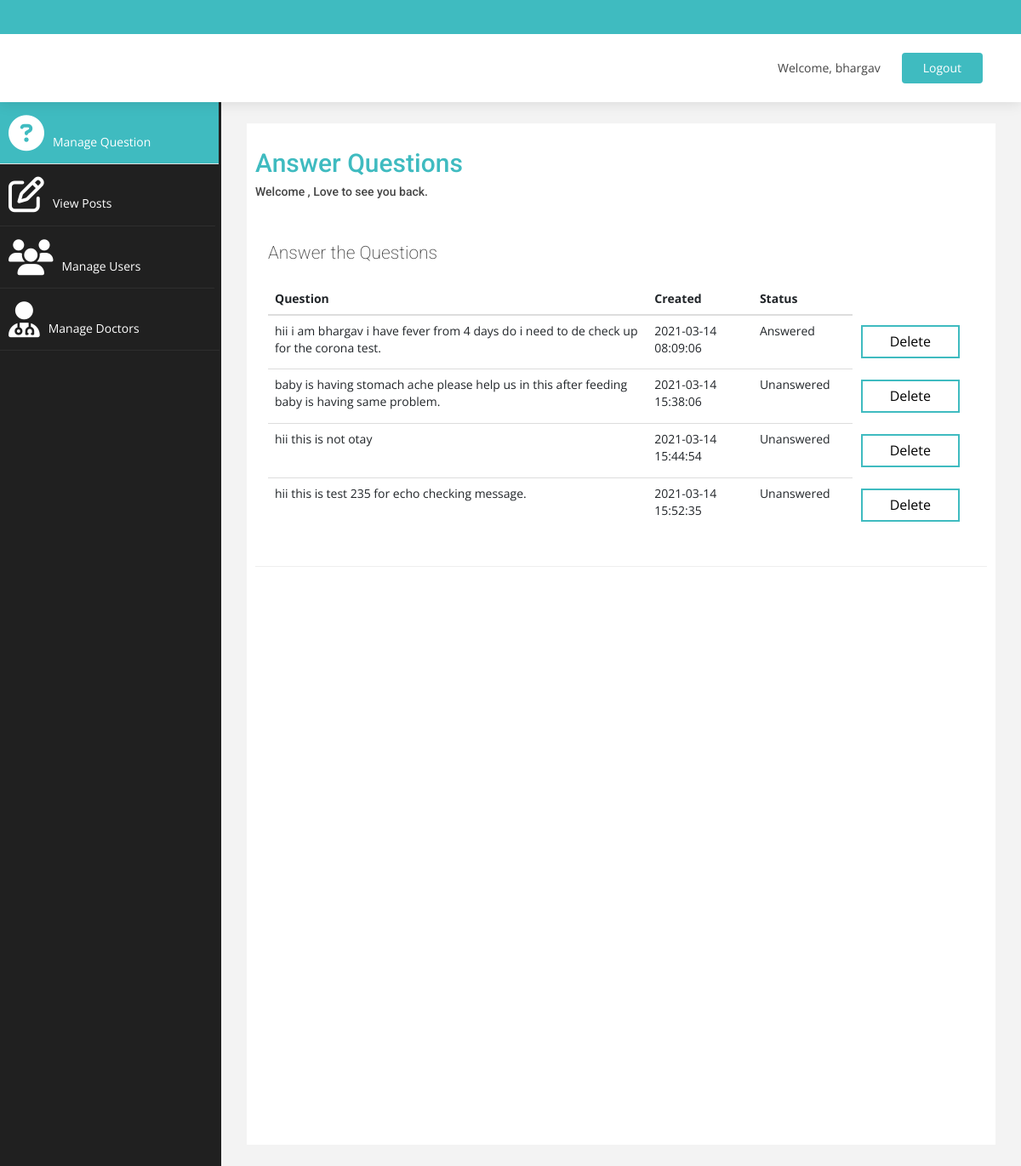
The app's page /Adminpanel.php (signed in) with its own data.
### tables this page shows
CREATE TABLE `que_doc` (
  `QueD_ID` int(255) NOT NULL,
  `User_ID` int(255) DEFAULT NULL,
  `Que_Text` varchar(255) NOT NULL,
  `que_st` int(10) NOT NULL,
  `age` int(100) NOT NULL,
  `gender` varchar(20) NOT NULL,
  `Created_AT` timestamp NOT NULL DEFAULT current_timestamp()
);

### Adminpanel.php (the view, shortened to what this page needs)
<?php
$user= $_SESSION['name'];
$type = $_SESSION['type'];
if($type == "A"){
    include 'Connect.php';
    $sql = "SELECT * FROM que_doc";
    if($result = mysqli_query($db, $sql)){
      if(mysqli_num_rows($result) > 0){
?>
<!DOCTYPE html>
<html lang="en">
<head>
  <link href="https://stackpath.bootstrapcdn.com/font-awesome/4.7.0/css/font-awesome.min.css" rel="stylesheet">
  <link href="assets/vendor/bootstrap/css/bootstrap.min.css" rel="stylesheet">
  <link href="assets/vendor/icofont/icofont.min.css" rel="stylesheet">
  <link href="assets/vendor/boxicons/css/boxicons.min.css" rel="stylesheet">
  <link href="assets/vendor/animate.css/animate.min.css" rel="stylesheet">
  <link href="assets/vendor/owl.carousel/assets/owl.carousel.min.css" rel="stylesheet">
  <link href="assets/vendor/venobox/venobox.css" rel="stylesheet">
  <link href="assets/vendor/aos/aos.css" rel="stylesheet">
    <link href="assets/css/bootstrap.css" rel="stylesheet" />
    <link href="assets/css/font-awesome.css" rel="stylesheet" />
    <link href="assets/css/custom.css" rel="stylesheet" />
<link href="assets/css/style.css" rel="stylesheet">
</head>
<body>
    <div id="topbar" class="d-none d-lg-flex align-items-center fixed-top">
  </div>
  <header id="header" class="fixed-top">
    <div class="container d-flex align-items-center">
      <nav class="nav-menu d-none d-lg-block">
      <ul>
          <li class="active">Welcome, <?php echo "$user"; ?></li>
      </ul>
      </nav>
      <a href="logout.php" class="appointment-btn scrollto" target="_self"> Logout  </a>
    </div>
  </header><br><br>
    <div id="wrapper">
        <br><br><br>
                <nav class="navbar-default navbar-side" role="navigation">
            <div class="sidebar-collapse">
                <ul class="nav" id="main-menu">
                      <li style="background-color:white">
                        <a class="active-menu"  href="Adminpanel.php"><i class="fa fa-3x fa-question-circle" aria-hidden="true"></i>Manage Question&emsp;&emsp;&emsp;&emsp;&ensp;&ensp;</a>
                    </li>
                    <li>
                        <a  href="admpost.php"><i class="fa fa-3x fa-pencil-square-o" aria-hidden="true"></i>View Posts&emsp;&emsp;&emsp;&emsp;&emsp;&emsp;&emsp;&emsp;</a>
                    </li>
                  <li  >
                        <a  href="admuser.php"><i class="fa fa-users fa-3x" aria-hidden="true"></i>Manage Users&emsp;&emsp;&emsp;&emsp;&emsp;&ensp;</a>
                    </li>
                    <li  >
                        <a   href="admdoc.php"><i class="fa fa-user-md fa-3x" aria-hidden="true"></i>Manage Doctors&emsp;&ensp;&emsp;&emsp;&emsp;&emsp;&ensp;</a>
                    </li>
                </ul>
            </div>
        </nav>
        <div id="page-wrapper" >
            <div id="page-inner">
                <div class="row">
                    <div class="col-md-12">
                     <h2>Answer Questions</h2>
                        <h5>Welcome  , Love to see you back. </h5>
      <div class="col-md-9 col-lg-10 main"><br>
        <h1 class="lead hidden-xs-down">Answer the Questions</h1>
        <table style="table-layout: fixed; width: 100%" class="table table-hover">
            <thead>
              <tr>
                <th  style=" width: 65%"scope="col">Question</th>
                <th style=" width: 18%"scope="col">Created</th>
                <th style=" width: 17%"scope="col">Status</th>
              </tr>
            </thead>
            <tbody>
             <?php
              while($rows=$result->fetch_assoc())
              {
             ?>
              <tr>
                <td style="word-wrap: break-word" ><?php echo $rows['Que_Text'] ?></td>
                <td><?php echo $rows['Created_AT'] ?></td><?php $ans = "ans"; ?></td>
                <td><?php
                if($rows['que_st'] == 0){ echo "Unanswered";}
                else{ echo "Answered";}?></td>
                <td><?php echo'<a href="deleteans.php?id='.$rows['QueD_ID'].'&stat='.$ans.'" class=" btscol bts ">'?>
                      <i class="lni lni-trash"></i></i> Delete
                      </a></td>
              </tr>
              <?php
              }
              ?>
            </tbody>
          </table>
          </div>
                    </div>
                </div>
                 <hr />
    </div>
            </div>
        </div>
<?php
}
else{
  include('header.php');
  echo '
        <br><br><br><h1>Sorry no records found.</h1><hr>';
        include('footer.php');
    }
} else{
    echo "ERROR: Could not able to execute $sql. " . mysqli_error($db);
}
}else{
include('404.html');}

### assets/css/custom.css (style rules this page uses)
body { font-family: 'Open Sans', sans-serif; }
#wrapper { width: 100%; background:#202020; }
#page-wrapper { padding: 15px 15px; min-height: 600px; background:#F3F3F3; }
#page-inner { width:100%; margin:10px 20px 10px 0px; background-color:#fff!important; padding:10px; min-height:1200px; }
h2 { color: #3fbbc0; }
.active-menu { background-color:#3fbbc0!important; }
.sidebar-collapse , .sidebar-collapse .nav { background:none; }
.sidebar-collapse .nav { padding:0; }
.sidebar-collapse .nav > li > a { color:#fff; background:#202020; text-shadow:none; }
.sidebar-collapse > .nav > li > a { padding:15px 10px; }
.sidebar-collapse > .nav > li { border-bottom: 1px solid rgba(107, 108, 109, 0.19); }
.navbar-side { border:none; background-color: #202020; }
.navbar-default { border:0px solid black; }
.nav > li > a > i { margin-right:10px; }
@media (min-width:768px) { #page-wrapper { margin: 0 0 0 260px; padding: 15px 30px; min-height: 1200px; } }
@media (min-width:768px) { .navbar-side { z-index: 1; position: absolute; width: 260px; } }

### assets/css/style.css (style rules this page uses)
body { font-family: "Open Sans", sans-serif; color: #444444; }
a { color: #3fbbc0; }
h1, h2, h3, h4, h5, h6 { font-family: "Roboto", sans-serif; }
#topbar { background: #3fbbc0; color: #fff; height: 40px; font-size: 16px; font-weight: 600; transition: all 0.5s; }
#header { background: #fff; transition: all 0.5s; z-index: 997; padding: 20px 0; top: 40px; box-shadow: 0px 2px 15px rgba(0, 0, 0, 0.1); }
.nav-menu ul { margin: 0; padding: 0; list-style: none; }
.nav-menu > ul { display: flex; }
.nav-menu > ul > li { position: relative; white-space: nowrap; padding: 10px 0 10px 28px; }
.appointment-btn { margin-left: 25px; background: #3fbbc0; color: #fff; border-radius: 4px; padding: 8px 25px; white-space: nowrap; transition: 0.3s; font-size: 14px; display: inline-block; }
body { margin-top:20px; }

### Adminpanel.php (style rules this page uses)
.btscol { background-color: #4CAF50; border: none; color: white; padding: 6px 32px; text-align: center; text-decoration: none; display: inline-block; font-size: 16px; margin: 4px 2px; transition-duration: 0.4s; cursor: pointer; }
.bts { background-color: white; color: black; border: 2px solid #3fbbc0; }

### records on screen
que_doc: Que_Text "hii i am bhargav i have fever from 4 days do i need to de check up for the corona test.", Created_AT "2021-03-14 08:09:06", que_st "Answered"
que_doc: Que_Text "baby is having stomach ache please help us in this after feeding baby is having same problem.", Created_AT "2021-03-14 15:38:06", que_st "Unanswered"
que_doc: Que_Text "hii this is not otay", Created_AT "2021-03-14 15:44:54", que_st "Unanswered"
que_doc: Que_Text "hii this is test 235 for echo checking message.", Created_AT "2021-03-14 15:52:35", que_st "Unanswered"

### other values on screen
$user "bhargav"
